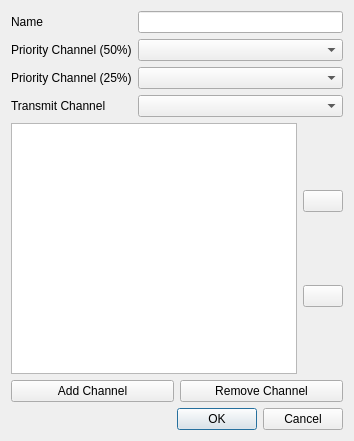
<?xml version="1.0" encoding="UTF-8"?>
<ui version="4.0">
 <class>ScanListDialog</class>
 <widget class="QDialog" name="ScanListDialog">
  <property name="geometry">
   <rect>
    <x>0</x>
    <y>0</y>
    <width>354</width>
    <height>441</height>
   </rect>
  </property>
  <property name="windowTitle">
   <string>Dialog</string>
  </property>
  <layout class="QVBoxLayout" name="verticalLayout">
   <item>
    <layout class="QFormLayout" name="formLayout">
     <item row="0" column="0">
      <widget class="QLabel" name="nameLabel">
       <property name="text">
        <string>Name</string>
       </property>
      </widget>
     </item>
     <item row="0" column="1">
      <widget class="QLineEdit" name="scanListName"/>
     </item>
     <item row="1" column="0">
      <widget class="QLabel" name="priorityChannel50Label">
       <property name="text">
        <string>Priority Channel (50%)</string>
       </property>
      </widget>
     </item>
     <item row="1" column="1">
      <widget class="QComboBox" name="priorityChannel1"/>
     </item>
     <item row="2" column="0">
      <widget class="QLabel" name="priorityChannel25Label">
       <property name="text">
        <string>Priority Channel (25%)</string>
       </property>
      </widget>
     </item>
     <item row="2" column="1">
      <widget class="QComboBox" name="priorityChannel2"/>
     </item>
     <item row="3" column="0">
      <widget class="QLabel" name="transmitChannelLabel">
       <property name="text">
        <string>Transmit Channel</string>
       </property>
      </widget>
     </item>
     <item row="3" column="1">
      <widget class="QComboBox" name="transmitChannel"/>
     </item>
    </layout>
   </item>
   <item>
    <layout class="QHBoxLayout" name="horizontalLayout_2">
     <item>
      <widget class="QListWidget" name="channelList"/>
     </item>
     <item>
      <layout class="QVBoxLayout" name="verticalLayout_2">
       <item>
        <widget class="QPushButton" name="channelUp">
         <property name="text">
          <string/>
         </property>
         <property name="icon">
          <iconset resource="../shared/resources.qrc">
           <normaloff>:/icons/up.png</normaloff>:/icons/up.png</iconset>
         </property>
        </widget>
       </item>
       <item>
        <widget class="QPushButton" name="channelDown">
         <property name="text">
          <string/>
         </property>
         <property name="icon">
          <iconset resource="../shared/resources.qrc">
           <normaloff>:/icons/down.png</normaloff>:/icons/down.png</iconset>
         </property>
        </widget>
       </item>
      </layout>
     </item>
    </layout>
   </item>
   <item>
    <layout class="QHBoxLayout" name="horizontalLayout">
     <item>
      <widget class="QPushButton" name="addChannel">
       <property name="text">
        <string>Add Channel</string>
       </property>
      </widget>
     </item>
     <item>
      <widget class="QPushButton" name="remChannel">
       <property name="text">
        <string>Remove Channel</string>
       </property>
      </widget>
     </item>
    </layout>
   </item>
   <item>
    <widget class="QDialogButtonBox" name="buttonBox">
     <property name="orientation">
      <enum>Qt::Horizontal</enum>
     </property>
     <property name="standardButtons">
      <set>QDialogButtonBox::Cancel|QDialogButtonBox::Ok</set>
     </property>
    </widget>
   </item>
  </layout>
 </widget>
 <resources>
  <include location="../shared/resources.qrc"/>
 </resources>
 <connections>
  <connection>
   <sender>buttonBox</sender>
   <signal>accepted()</signal>
   <receiver>ScanListDialog</receiver>
   <slot>accept()</slot>
   <hints>
    <hint type="sourcelabel">
     <x>248</x>
     <y>254</y>
    </hint>
    <hint type="destinationlabel">
     <x>157</x>
     <y>274</y>
    </hint>
   </hints>
  </connection>
  <connection>
   <sender>buttonBox</sender>
   <signal>rejected()</signal>
   <receiver>ScanListDialog</receiver>
   <slot>reject()</slot>
   <hints>
    <hint type="sourcelabel">
     <x>316</x>
     <y>260</y>
    </hint>
    <hint type="destinationlabel">
     <x>286</x>
     <y>274</y>
    </hint>
   </hints>
  </connection>
 </connections>
</ui>
